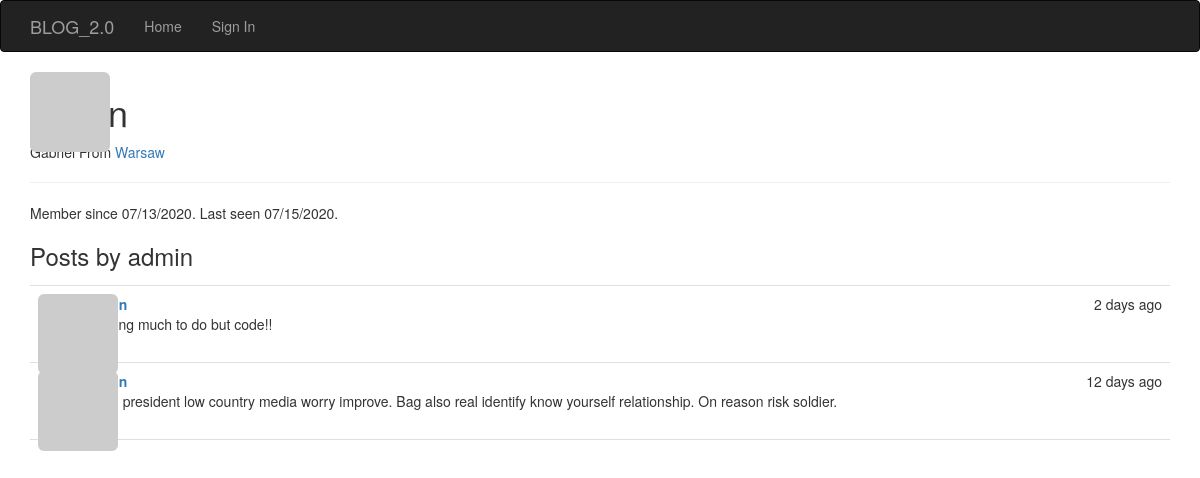
The app's page /user/admin, older data.
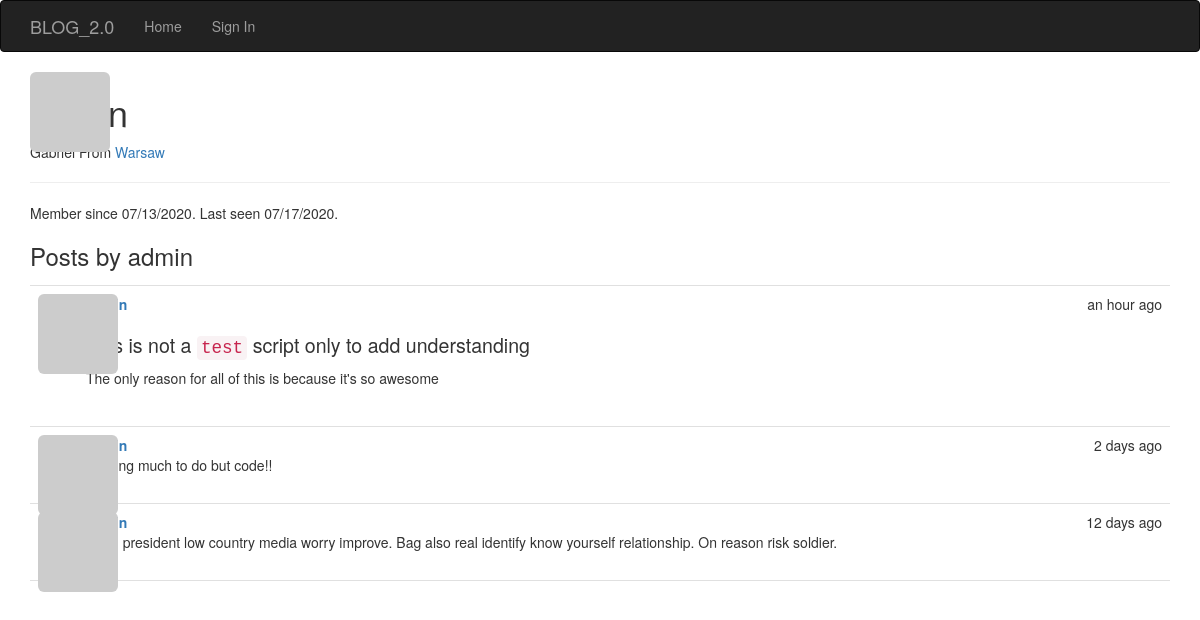
The same page, newer data.
### app/models.py (models this page shows, shortened)
class User(UserMixin, db.Model):
    __tablename__ = 'users'
    id = db.Column(db.Integer, primary_key=True)
    email = db.Column(db.String(64), unique=True, index=True)
    username = db.Column(db.String(64), unique=True, index=True)
    name = db.Column(db.String(64))
    location = db.Column(db.String(64))
    about_me = db.Column(db.Text())
    member_since = db.Column(db.DateTime(), default=datetime.utcnow)
    last_seen = db.Column(db.DateTime(), default=datetime.utcnow)
    password_hash = db.Column(db.String(128))
    avatar_hash = db.Column(db.String(32))
    role_id = db.Column(db.Integer, db.ForeignKey('roles.id'))
    confirmed = db.Column(db.Boolean, default=False)
    posts = db.relationship('Post', backref='author', lazy='dynamic')
    @property
    def password(self):
        '''
        Password property to prevent reading passwords directly
        '''
        raise AttributeError('Password is not a readable attribute')
    def gravatar(self, size=100, default='identicon', rating='g'):
        if request.is_secure:
            url = 'https://secure.gravatar.com/avatar'
        else:
            url = 'http://www.gravatar.com/avatar'
            hash = self.avatar_hash or self.gravatar_hash()
        return '{url}/{hash}?s={size}&d={default}&r={rating}'.format(
            url=url, hash=hash, size=size, default=default, rating=rating)
    def gravatar_hash(self):
        return hashlib.md5(self.email.lower().encode('utf-8')).hexdigest()

class Post(db.Model):
    __tablename__='posts'
    id = db.Column(db.Integer, primary_key=True)
    body = db.Column(db.Text)
    timestamp = db.Column(db.DateTime, index=True, default=datetime.utcnow)
    author_id = db.Column(db.Integer, db.ForeignKey('users.id'))
    body_html = db.Column(db.Text)

### app/main/views.py (the view)
@main.route('/user/<username>')
def user(username):
    user = User.query.filter_by(username=username).first_or_404()
    posts = user.posts.order_by(Post.timestamp.desc()).all()
    return render_template('user.html', user=user, posts=posts)

### app/auth/views.py (called while the page is built)
@auth.before_app_request
def before_request():
    if current_user.is_authenticated:
        current_user.ping()
        if not current_user.confirmed \
                and request.endpoint \
                and request.blueprint != 'auth' \
                and request.endpoint != 'static':
            return redirect(url_for('auth.unconfirmed'))

### app/main/__init__.py (called while the page is built)
@main.app_context_processor
def inject_permission():
    return dict(Permission=Permission)

### app/models.py (called while the page is built)
    def is_administrator(self):
        return False

### app/templates/user.html (shortened to what this page needs)
{% extends 'base.html' %}
{% import "bootstrap/wtf.html" as wtf %}
{% block head %}
  {{ super() }}
{% endblock %}
{% block page_content %}
<img class="img-rounded profile-thumbnail" src="{{ user.gravatar(size=256) }}">
<div class='page_header'>
  <h1>{{ user.username }} </h1>
  {% if user.name or user.location %}
  <p>
    {% if user.location %}
      From <a href="http://maps.google.com/?q={{ user.location }}">
        {{ user.location }}
        </a>
      {% endif %}
  </p>
  {% endif %}
  <hr>
  <p>
    Member since {{ moment(user.member_since).format('L') }}.
    Last seen {{ moment(user.last_seen).format('L') }}.
  </p>
</div>
<h3>Posts by {{ user.username }}</h3>
{% include '_posts.html' %}
{% endblock %}

### app/templates/base.html (shortened to what this page needs)
{% extends "bootstrap/base.html" %}
{% import "bootstrap/wtf.html" as wtf %}
{% block head %}
{{ super() }}
  <link rel="stylesheet" type="text/css" href="{{ url_for('static', filename='styles.css') }}">
{% endblock %}
{% block navbar %}
<div class="navbar navbar-inverse" role="navigation">
  <div class="container">
    <div class="navbar-header">
      <a class="navbar-brand" href="/">BLOG_2.0</a>
    </div>
    <div class="navbar-collapse collapse">
      <ul class="nav navbar-nav">
        <li><a href="{{ url_for('main.index')}}">Home</a></li>
        {% if current_user.is_authenticated %}
          <li><a href="{{ url_for('auth.logout') }}">Sign Out</a></li>
        {% else %}
        <li><a href="{{ url_for('auth.login') }}">Sign In</a></li>
        {% endif %}
      </ul>
    </div>
  </div>
</div>
{% endblock %}
{% block content %}
<div class="container">
  {% block page_content %}{% endblock page_content%}
</div>
{% endblock content%}

### app/templates/_posts.html (shortened to what this page needs)
<ul class="posts">
  {% for post in posts %}
  <li class="post">
    <div class="profile-thumbnail">
      <a href="{{ url_for('.user', username=post.author.username) }}">
        <img class="img-rounded profile-thumbnail" src="{{ post.author.gravatar(size=40) }}">
      </a>
    </div>
    <div class="post-content">
      <div class="post-date">{{ moment(post.timestamp).fromNow() }}</div>
      <div class="post-author">
        <a href="{{ url_for('.user', username=post.author.username) }}">{{ post.author.username }}</a>
      </div>
      <div class="post-body">
        {% if post.body_html %}
          {{ post.body_html | safe }}
        {% else %}
          {{ post.body }}
        {% endif %}
      </div>
      <div class="post-footer">
        <a href="{{ url_for('.post', id=post.id) }}">
          <span class="label label default">Permalink</span>
        </a>
      </div>
    </div>
  </li>
  {% endfor %}
</ul>

### app/static/styles.css (style rules this page uses)
.profile-thumbnail { position: absolute; }
ul.posts { list-style-type: none; padding: 0px; margin: 16px 0px 0px 0px; border-top: 1px solid #e0e0e0; }
ul.posts li.post { padding: 8px; border-bottom: 1px solid #e0e0e0; }
div.post-date { float: right; }
div.post-author { font-weight: bold; }
div.post-content { margin-left: 48px; min-height: 48px; }
div.post-footer { text-align: right; }
.post-body h1 { font-size: 140%; }

Row changes from the older to the newer data that the page shows:
changed User "admin": last_seen "07/15/2020" → "07/17/2020"
added Post: timestamp "an hour ago", body_html "This is not a test script only to add understanding The only reason for all of this is because it's so awesome"
